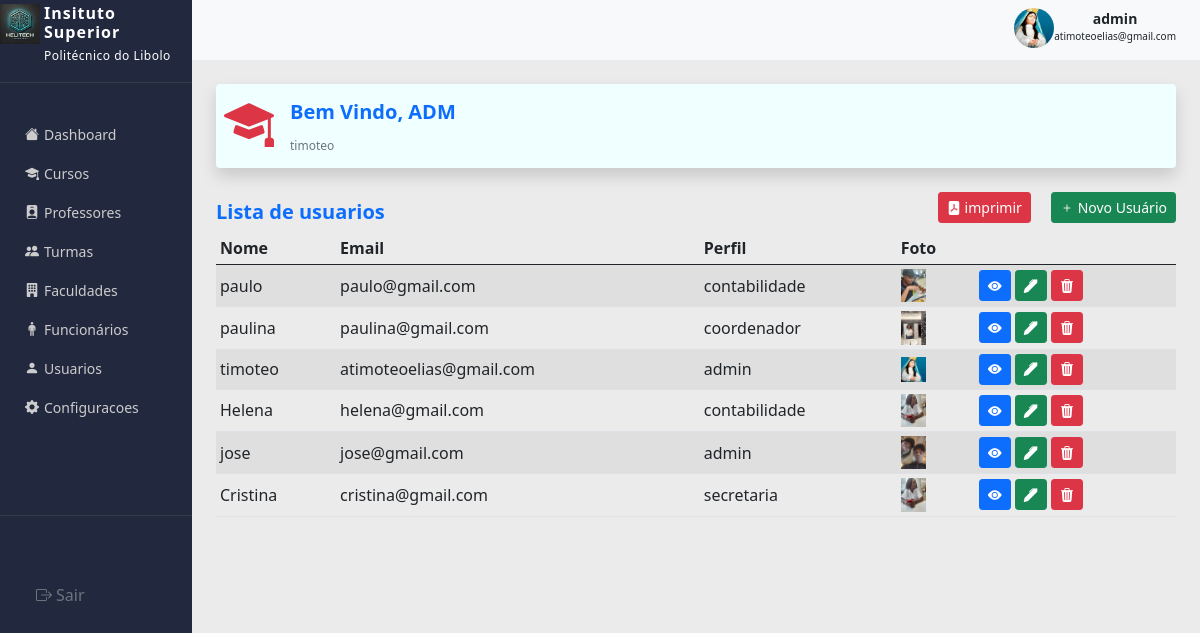
/App/Views/adm/user.php (signed in), run on an earlier commit of the app's database.
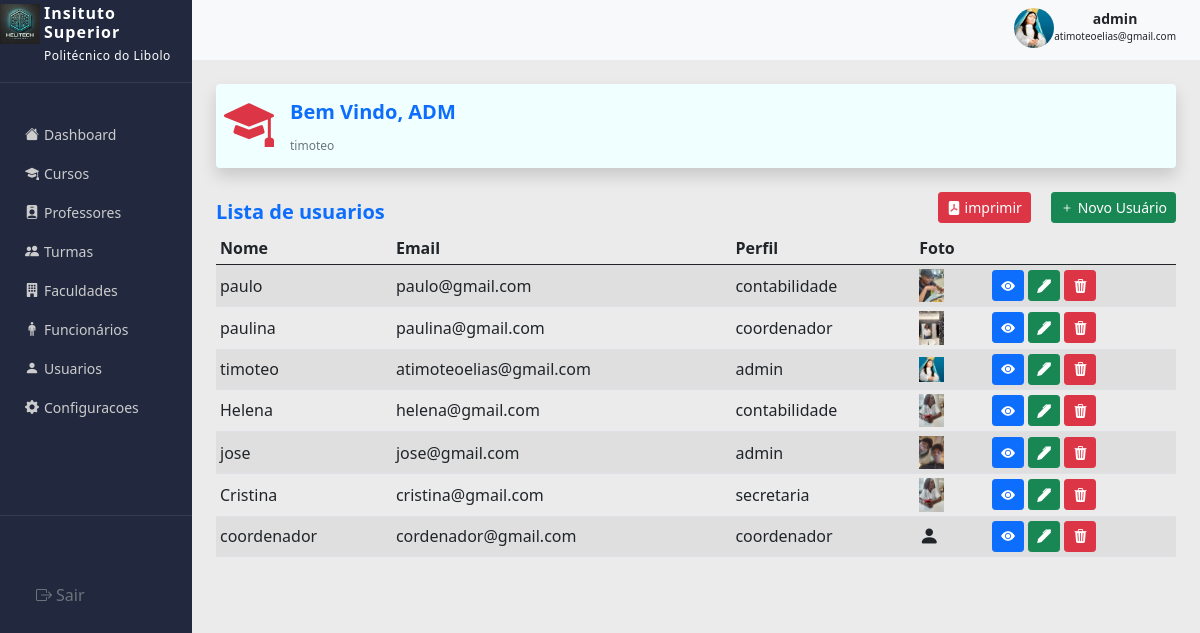
And on a later commit of the database.
### tables this page shows
CREATE TABLE `usuario` (
  `id_user` int NOT NULL,
  `nome` varchar(255) NOT NULL,
  `email` varchar(255) NOT NULL,
  `perfil` enum('admin','secretaria','contabilidade','coordenador','professor','aluno') NOT NULL,
  `senha` varchar(255) NOT NULL,
  `foto` varchar(255) DEFAULT NULL,
  `data_cadastro` timestamp NOT NULL DEFAULT CURRENT_TIMESTAMP
);

### App/Controller/UsuarioController.php (called while the page is built, shortened)
<?php
    require_once __DIR__.'/../Model/DAO/UsuarioDAO.php';
    class UsuarioController {
        private UsuarioDao $usuarioDao;
        public function __construct(UsuarioDao $usuarioDao) {
            $this->usuarioDao = $usuarioDao;
        }
        public function index() {
            return $this->usuarioDao->read();
        }
    }

### Config/config.php (called while the page is built)
<?php
    class Connect{
        private static PDO $conn;
        public static function getConn()
        {
            if (!isset(self::$conn)) {
                try {
                    self::$conn = new PDO(
                        "mysql:host=localhost;dbname=isp-libolo;charset=utf8mb4",
                        "dev",
                        ""
                    );
                    self::$conn->setAttribute(
                        PDO::ATTR_ERRMODE,
                        PDO::ERRMODE_EXCEPTION
                    );
                } catch (PDOException $e) {
                    die("Erro ao conectar ao banco de dados: " . $e->getMessage());
                }
            }
            return self::$conn;
        }
    }

### App/Model/DAO/UsuarioDAO.php (called while the page is built, shortened)
<?php
    require_once __DIR__ . '/../../../Config/config.php';
    class UsuarioDao{
        public function read(){
            $sql = "SELECT * FROM usuario";
            $res = Connect::getConn()->query($sql);
            $usuario = $res->rowCount()>0 ? $res->fetchAll(PDO::FETCH_ASSOC) : [];
            return $usuario;
        }
    }

### App/Views/adm/user.php (the view, shortened to what the changed rows need)
<?php
    require_once __DIR__ . '/../../Controller/UsuarioController.php';
    require_once __DIR__ . '/../../Model/DAO/UsuarioDAO.php';
    $usuarioDao = new UsuarioDao();
    $UsuarioController = new UsuarioController($usuarioDao );
    $usuario = $UsuarioController->index();
?>
<!DOCTYPE html>
<html lang="en">
<head>
    <link rel="stylesheet" href="../../../Public/CSS/bootstrap.min.css">
    <link rel="stylesheet" href="../../../Public/bootstrap-icons/font/bootstrap-icons.min.css">
    <link rel="stylesheet" href="../../../Public/CSS/style.css">
    <link rel="stylesheet" href="../../../Public/JS/action.js">
</head>
<body>
    <section class="wrapper">
        <div class="section">
            <div class="container p-4 body">
                <div class="rounded shadow p-2 card-adm" style="background:azure;">
                    <div class="d-flex">
                        <div>
                            <h1 class="text-danger  me-3"><i class="bi bi-mortarboard-fill"></i></h1>
                        </div>
                    </div>
                </div>
                <div class="mt-4">
                    <div class="table-responsive desktop-table ">
                        <table class="table align-middle table-sm table-striped table-hover">
                            <thead>
                                <tr>
                                    <th>Nome</th>
                                    <th>Email</th>
                                    <th>Perfil</th>
                                    <th>Foto</th>
                                    <th></th>
                                </tr>
                            </thead>
                            <tbody>
                                <?php foreach($usuario as $trim):?>
                                    <tr class="fs-6">
                                        <td><?= $trim['nome'] ?></td>
                                        <td><?= $trim['email'] ?></td>
                                        <td><?= $trim['perfil'] ?></td>
                                        <td>
                                            <?php if (empty($trim['foto'])): ?>
                                                <i class="bi bi-person-fill fs-5"></i>
                                            <?php else: ?>
                                                <img src="../../uploads/<?= $trim['foto'] ?>" width="25"></td>
                                            <?php endif;?>
                                        <td>
                                            <a href="#" class="btn btn-sm btn-primary"><i class="bi bi-eye-fill"> </i></a>
                                            <a href="edit_usuario.php?id=<?= $trim['id_user'] ?>" class="btn btn-sm btn-success"><i class="bi bi-pen-fill"></i></a>
                                            <a href="../../CPU/CPU_User.php?id=<?= $trim['id_user'] ?>" class="btn btn-sm btn-danger"><i class="bi bi-trash3-fill"></i></a>
                                        </td>
                                    </tr>
                                <?php endforeach; ?>
                            </tbody>
                        </table>
                    </div>
                </div>
            </div>
        </div>
    </section>
</body>
</html>

What changed in the data, as far as the page shows it:
added usuario: nome "coordenador", email "cordenador@gmail.com", perfil "coordenador"
